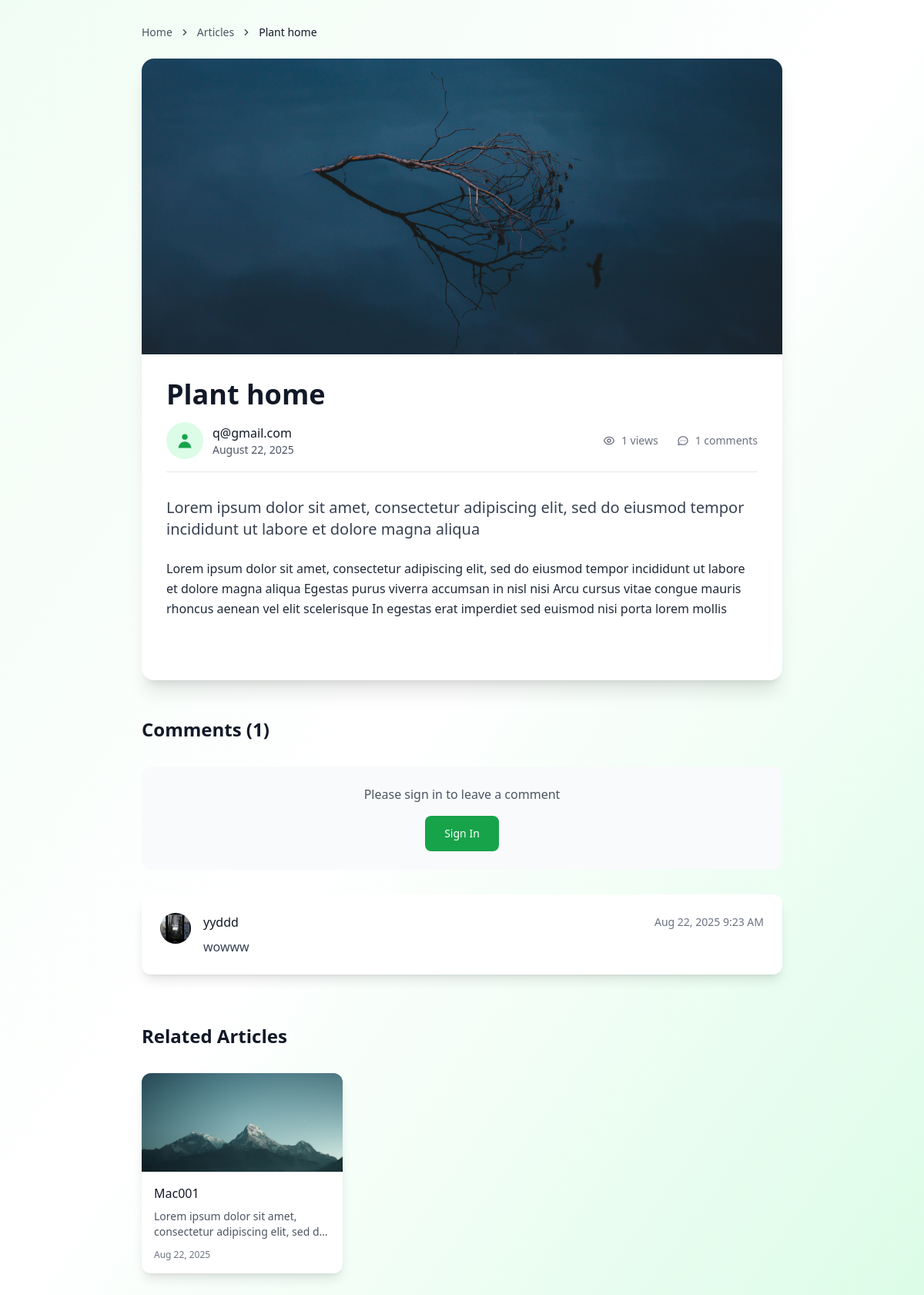
The page /articles/plant-home/ on the database its author committed.
### article_module/models.py (models this page shows, shortened)
class Article(models.Model):
    DRAFT = 'draft'
    PENDING = 'pending'
    PUBLISHED = 'published'
    REJECTED = 'rejected'
    STATUS_CHOICES = [
        (DRAFT, _('Draft')),
        (PENDING, _('Pending Review')),
        (PUBLISHED, _('Published')),
        (REJECTED, _('Rejected')),
    ]
    title = models.CharField(
        max_length=200,
        validators=[MinLengthValidator(5)],
        verbose_name=_('Title')
    )
    slug = models.SlugField(
        max_length=250,
        unique=True,
        blank=True,
        verbose_name=_('Slug')
    )
    summary = models.TextField(
        max_length=300,
        verbose_name=_('Summary'),
        help_text=_('Brief description of the article')
    )
    content = models.TextField(
        verbose_name=_('Content')
    )
    image = models.ImageField(
        upload_to='images/articles/',
        blank=True,
        null=True,
        verbose_name=_('Featured Image')
    )
    author = models.ForeignKey(
        User,
        on_delete=models.CASCADE,
        related_name='articles',
        verbose_name=_('Author')
    )
    status = models.CharField(
        max_length=20,
        choices=STATUS_CHOICES,
        default=DRAFT,
        verbose_name=_('Status')
    )
    publish_date = models.DateTimeField(
        default=timezone.now,
        verbose_name=_('Publish Date')
    )
    created_at = models.DateTimeField(auto_now_add=True)
    updated_at = models.DateTimeField(auto_now=True)
    rejection_reason = models.TextField(
        blank=True,
        verbose_name=_('Rejection Reason')
    )
    view_count = models.PositiveIntegerField(default=0)
    objects = ArticleManager()
    class Meta:
        ordering = ['-publish_date', '-created_at']
        verbose_name = _('Article')
        verbose_name_plural = _('Articles')
        indexes = [
            models.Index(fields=['status', 'publish_date']),
            models.Index(fields=['author', 'status']),
            models.Index(fields=['slug']),
        ]
    def get_absolute_url(self):
        return reverse('article_module:detail', kwargs={'slug': self.slug})

class Comment(models.Model):
    article = models.ForeignKey(
        Article,
        on_delete=models.CASCADE,
        related_name='comments',
        verbose_name=_('Article')
    )
    author = models.ForeignKey(
        User,
        on_delete=models.CASCADE,
        related_name='article_comments',
        verbose_name=_('Author')
    )
    parent = models.ForeignKey(
        'self',
        on_delete=models.CASCADE,
        null=True,
        blank=True,
        related_name='replies',
        verbose_name=_('Parent Comment')
    )
    content = models.TextField(
        validators=[MinLengthValidator(3)],
        verbose_name=_('Content')
    )
    is_approved = models.BooleanField(
        default=True,
        verbose_name=_('Approved')
    )
    created_at = models.DateTimeField(auto_now_add=True)
    updated_at = models.DateTimeField(auto_now=True)
    class Meta:
        ordering = ['-created_at']
        verbose_name = _('Comment')
        verbose_name_plural = _('Comments')
        indexes = [
            models.Index(fields=['article', 'is_approved']),
            models.Index(fields=['author', 'is_approved']),
        ]

### account_module/models.py (models this page shows, shortened)
class User(AbstractBaseUser, PermissionsMixin):
    email = models.EmailField(_('Email address'), unique=True)
    username = models.CharField(_('Username'), max_length=50, unique=True, blank=True, null=True)
    avatar = models.ImageField(_('Avatar'), upload_to='images/profiles/', blank=True, null=True)
    phone_number = models.CharField(_('Phone number'), max_length=15)
    email_active_code = models.CharField(_('Email verification code'), max_length=200, blank=True)
    is_email_verified = models.BooleanField(_('Email verified'), default=False)
    pending_email = models.EmailField(_('Pending email'), blank=True, null=True)
    old_email_verification_code = models.CharField(_('Old email verification code'), max_length=6, blank=True)
    old_email_verified = models.BooleanField(_('Old email verified'), default=False)
    email_change_initiated_at = models.DateTimeField(_('Email change initiated at'), blank=True, null=True)
    last_login_ip = models.GenericIPAddressField(_('Last login IP'), blank=True, null=True)
    password_reset_token = models.UUIDField(_('Password reset token'), blank=True, null=True)
    password_reset_token_created_at = models.DateTimeField(_('Password reset token created at'), blank=True, null=True)
    is_active = models.BooleanField(_('Is active'), default=False)
    is_staff = models.BooleanField(_('Is staff'), default=False)
    date_joined = models.DateTimeField(_('Date joined'), auto_now_add=True)
    updated_at = models.DateTimeField(_('Updated at'), auto_now=True)
    objects = UserManager()
    USERNAME_FIELD = 'email'
    REQUIRED_FIELDS = []
    class Meta:
        verbose_name = 'User'
        verbose_name_plural = 'Users'

### article_module/views.py (the view)
# urls.py: path('<slug:slug>/', views.ArticleDetailView.as_view(), name='detail'),
class ArticleDetailView(DetailView):
    model = Article
    template_name = 'article_module/article_detail.html'
    context_object_name = 'article'
    def get_queryset(self):
        return Article.objects.published().select_related('author')
    def get_object(self, queryset=None):
        article = super().get_object(queryset)
        ip_address = get_client_ip(self.request)
        view, created = ArticleView.objects.get_or_create(
            article=article,
            ip_address=ip_address,
            defaults={'user': self.request.user if self.request.user.is_authenticated else None}
        )
        if created:
            Article.objects.filter(pk=article.pk).update(view_count=article.view_count + 1)
        return article
    def get_context_data(self, **kwargs):
        context = super().get_context_data(**kwargs)
        article = self.get_object()
        comments = Comment.objects.filter(
            article=article,
            is_approved=True,
            parent=None
        ).select_related('author').prefetch_related('replies__author').order_by('-created_at')
        context['comments'] = comments
        context['comment_form'] = CommentForm()
        context['related_articles'] = Article.objects.published().exclude(
            pk=article.pk
        ).order_by('-publish_date')[:3]
        return context

### account_module/utils/ip_retriever.py (called while the page is built)
def get_client_ip(request):
    x_forwarded_for = request.META.get('HTTP_X_FORWARDED_FOR')
    if x_forwarded_for:
        ip = x_forwarded_for.split(',')[0]
    else:
        ip = request.META.get('REMOTE_ADDR')
    return ip

### article_module/models.py (called while the page is built)
    def published(self):
        return self.filter(status=Article.PUBLISHED, publish_date__lte=timezone.now())

    def get_queryset(self):
        return ArticleQuerySet(self.model, using=self._db)

    def published(self):
        return self.get_queryset().published()

### article_module/templates/article_module/article_detail.html (shortened to what this page needs)
{% extends 'base.html' %}
{% load i18n %}
{% block content %}
<div class="min-h-screen bg-gradient-to-br from-green-50 via-white to-green-100 py-8">
    <div class="max-w-4xl mx-auto px-4 sm:px-6 lg:px-8">
        <div class="mb-6">
            <nav class="flex items-center space-x-2 text-sm text-gray-600">
                <a href="{% url 'home_page' %}" class="hover:text-green-600 transition duration-150 ease-in-out">Home</a>
                <svg class="w-4 h-4" fill="currentColor" viewBox="0 0 20 20">
                    <path fill-rule="evenodd" d="M7.293 14.707a1 1 0 010-1.414L10.586 10 7.293 6.707a1 1 0 011.414-1.414l4 4a1 1 0 010 1.414l-4 4a1 1 0 01-1.414 0z" clip-rule="evenodd"/>
                </svg>
                <a href="{% url 'article_module:list' %}" class="hover:text-green-600 transition duration-150 ease-in-out">Articles</a>
                <svg class="w-4 h-4" fill="currentColor" viewBox="0 0 20 20">
                    <path fill-rule="evenodd" d="M7.293 14.707a1 1 0 010-1.414L10.586 10 7.293 6.707a1 1 0 011.414-1.414l4 4a1 1 0 010 1.414l-4 4a1 1 0 01-1.414 0z" clip-rule="evenodd"/>
                </svg>
                <span class="text-gray-900">{{ article.title|truncatechars:30 }}</span>
            </nav>
        </div>
        <article class="bg-white rounded-2xl shadow-xl overflow-hidden">
            {% if article.image %}
                <div class="h-64 md:h-96 bg-gray-200 overflow-hidden">
                    <img src="{{ article.image.url }}" alt="{{ article.title }}" class="w-full h-full object-cover">
                </div>
            {% endif %}
            <div class="p-8">
                <header class="mb-8">
                    <h1 class="text-3xl md:text-4xl font-bold text-gray-900 mb-4">{{ article.title }}</h1>
                    <div class="flex items-center justify-between border-b border-gray-200 pb-4">
                        <div class="flex items-center space-x-4">
                            <div class="flex items-center space-x-3">
                                {% if article.author.avatar %}
                                    <img src="{{ article.author.avatar.url }}" alt="{{ article.author.username }}" class="w-12 h-12 rounded-full">
                                {% else %}
                                    <div class="w-12 h-12 rounded-full bg-green-100 flex items-center justify-center">
                                        <svg class="w-6 h-6 text-green-600" fill="currentColor" viewBox="0 0 20 20">
                                            <path fill-rule="evenodd" d="M10 9a3 3 0 100-6 3 3 0 000 6zm-7 9a7 7 0 1114 0H3z" clip-rule="evenodd"/>
                                        </svg>
                                    </div>
                                {% endif %}
                                <div>
                                    <p class="font-medium text-gray-900">{{ article.author.username|default:article.author.email }}</p>
                                    <p class="text-sm text-gray-600">{{ article.publish_date|date:"F d, Y" }}</p>
                                </div>
                            </div>
                        </div>
                        <div class="flex items-center space-x-6 text-sm text-gray-500">
                            <span class="flex items-center">
                                {{ article.view_count }} views
                            </span>
                            <span class="flex items-center">
                                <svg class="w-4 h-4 mr-2" fill="none" stroke="currentColor" viewBox="0 0 24 24">
                                    <path stroke-linecap="round" stroke-linejoin="round" stroke-width="2" d="M8 12h.01M12 12h.01M16 12h.01M21 12c0 4.418-4.03 8-9 8a9.863 9.863 0 01-4.255-.949L3 20l1.395-3.72C3.512 15.042 3 13.574 3 12c0-4.418 4.03-8 9-8s9 3.582 9 8z"/>
                                </svg>
                                {{ comments.count }} comments
                            </span>
                        </div>
                    </div>
                </header>
                <div class="prose prose-lg max-w-none mb-12">
                    <div class="text-xl text-gray-700 mb-6 font-medium">{{ article.summary }}</div>
                    <div class="text-gray-800 leading-relaxed whitespace-pre-line">{{ article.content }}</div>
                </div>
            </div>
        </article>
        <section class="mt-12">
            <h2 class="text-2xl font-bold text-gray-900 mb-8">Comments ({{ comments.count }})</h2>
            {% if user.is_authenticated %}
                <div class="bg-white rounded-xl shadow-lg p-6 mb-8">
                    <form method="post" action="{% url 'article_module:add_comment' article.slug %}">
                        {% csrf_token %}
                        <div class="mb-4">
                            <label for="{{ comment_form.content.id_for_label }}" class="block text-sm font-medium text-gray-700 mb-2">
                                Add your comment
                            </label>
                            {{ comment_form.content }}
                        </div>
                        <button type="submit" class="inline-flex items-center px-6 py-3 border border-transparent rounded-lg text-sm font-medium text-white bg-green-600 hover:bg-green-700 transition duration-150 ease-in-out">
                            <svg class="w-4 h-4 mr-2" fill="none" stroke="currentColor" viewBox="0 0 24 24">
                                <path stroke-linecap="round" stroke-linejoin="round" stroke-width="2" d="M12 19l9 2-9-18-9 18 9-2zm0 0v-8"/>
                            </svg>
                            Post Comment
                        </button>
                    </form>
                </div>
            {% else %}
                <div class="bg-gray-50 rounded-xl p-6 mb-8 text-center">
                    <p class="text-gray-600 mb-4">Please sign in to leave a comment</p>
                    <a href="{% url 'account_module:login' %}" class="inline-flex items-center px-6 py-3 border border-transparent rounded-lg text-sm font-medium text-white bg-green-600 hover:bg-green-700 transition duration-150 ease-in-out">
                        Sign In
                    </a>
                </div>
            {% endif %}
            <div class="space-y-6">
                {% for comment in comments %}
                    <div class="bg-white rounded-xl shadow-lg p-6">
                        <div class="flex items-start space-x-4">
                            {% if comment.author.avatar %}
                                <img src="{{ comment.author.avatar.url }}" alt="{{ comment.author.username }}" class="w-10 h-10 rounded-full">
                            {% else %}
                                <div class="w-10 h-10 rounded-full bg-green-100 flex items-center justify-center">
                                    <svg class="w-5 h-5 text-green-600" fill="currentColor" viewBox="0 0 20 20">
                                        <path fill-rule="evenodd" d="M10 9a3 3 0 100-6 3 3 0 000 6zm-7 9a7 7 0 1114 0H3z" clip-rule="evenodd"/>
                                    </svg>
                                </div>
                            {% endif %}
                            <div class="flex-1">
                                <div class="flex items-center justify-between mb-2">
                                    <h4 class="font-medium text-gray-900">{{ comment.author.username|default:comment.author.email }}</h4>
                                    <span class="text-sm text-gray-500">{{ comment.created_at|date:"M d, Y g:i A" }}</span>
                                </div>
                                <p class="text-gray-700 whitespace-pre-line">{{ comment.content }}</p>
                            </div>
                        </div>
                    </div>
                {% endfor %}
            </div>
        </section>
        {% if related_articles %}
            <section class="mt-16">
                <h2 class="text-2xl font-bold text-gray-900 mb-8">Related Articles</h2>
                <div class="grid grid-cols-1 md:grid-cols-3 gap-6">
                    {% for related_article in related_articles %}
                        <article class="bg-white rounded-xl shadow-lg overflow-hidden hover:shadow-xl transition duration-300 ease-in-out">
                            {% if related_article.image %}
                                <div class="h-32 bg-gray-200 overflow-hidden">
                                    <img src="{{ related_article.image.url }}" alt="{{ related_article.title }}" class="w-full h-full object-cover">
                                </div>
                            {% endif %}
                            <div class="p-4">
                                <h3 class="font-medium text-gray-900 mb-2 line-clamp-2">
                                    <a href="{{ related_article.get_absolute_url }}" class="hover:text-green-600 transition duration-150 ease-in-out">
                                        {{ related_article.title }}
                                    </a>
                                </h3>
                                <p class="text-sm text-gray-600 line-clamp-2">{{ related_article.summary }}</p>
                                <div class="mt-3 text-xs text-gray-500">{{ related_article.publish_date|date:"M d, Y" }}</div>
                            </div>
                        </article>
                    {% endfor %}
                </div>
            </section>
        {% endif %}
    </div>
</div>
{% endblock %}

### rows shown on the page
Article: title "Plant home", image (picture), author.username "q@gmail.com", publish_date "August 22, 2025", view_count "1", summary "Lorem ipsum dolor sit amet, consectetur adipiscing elit, sed do eiusmod tempor incididunt ut labore et dolore magna aliqua", content "Lorem ipsum dolor sit amet, consectetur adipiscing elit, sed do eiusmod tempor incididunt ut labore et dolore magna aliqua Egestas purus viverra accumsan in nisl nisi Arcu cursus vitae congue mauris rhoncus aenean vel elit scelerisque In egestas erat imperdiet sed euismod nisi porta lorem mollis"
Comment: author.avatar (picture), author.username "yyddd", created_at "Aug 22, 2025 9:23 AM", content "wowww"
Article: image (picture), title "Mac001", summary "Lorem ipsum dolor sit amet, consectetur adipiscing elit, sed…", publish_date "Aug 22, 2025"

### other values the page prints
{{ comments.count }} "1"
